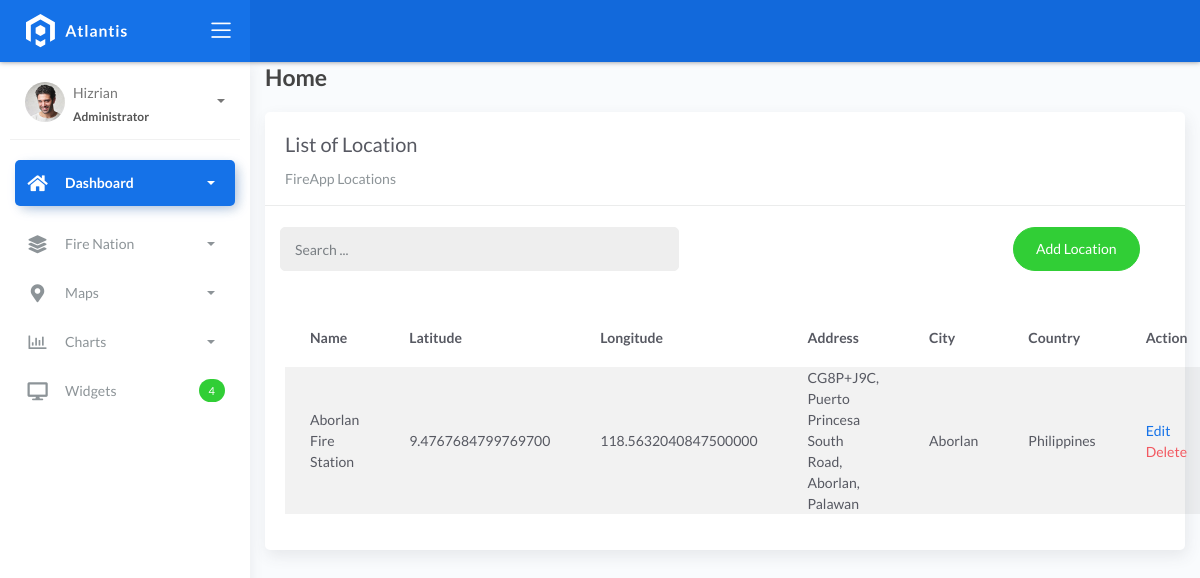
The page /locationlist on the database its author committed.
### fire/models.py (models this page shows, shortened)
class BaseModel(models.Model):
    created_at = models.DateTimeField(auto_now_add=True, db_index=True)
    updated_at = models.DateTimeField(auto_now=True)
    class Meta:
        abstract = True

class Locations(BaseModel):
    name = models.CharField(max_length=150)
    latitude = models.DecimalField(
        max_digits=22, decimal_places=16, null=True, blank=True)
    longitude = models.DecimalField(
        max_digits=22, decimal_places=16, null=True, blank=True)
    address = models.CharField(max_length=150)
    city = models.CharField(max_length=150)  # can be in separate table
    country = models.CharField(max_length=150)  # can be in separate table

### fire/views.py (the view)
# urls.py: path('locationlist', views.LocationList.as_view(), name='location-list'),
class LocationList(ListView):
    model = Locations
    context_object_name = 'locations'
    template_name = "location_list.html"
    paginate_by = 5
    def get_queryset(self, *args, **kwargs):
        qs = super(LocationList, self).get_queryset(*args, **kwargs)
        if self.request.GET.get("q") != None:
            query = self.request.GET.get('q')
            qs = qs.filter(Q(name__icontains=query) |
            Q(city__icontains=query) | Q(country__icontains=query))
        return qs

### templates/location_list.html (shortened to what this page needs)
{% extends 'base.html' %} {% load static %} {% block content %}
<div class="content">
    <div class="container-fluid">
        <h4 class="page-title">Home</h4>
        <div class="row">
            <div class="col-md-12">
                <div class="card">
                    <div class="card-header">
                        <div class="card-title">List of Location</div>
                        <div class="card-category">FireApp Locations</div>
                    </div>
                    <br>
                        <div class="col-md-12 row">
                            <div class="col-md-6">
                                <form action="" class="navbar-left navbar-form nav-search mr-md-3" action="{% url 'location-list' %}">
                                    <div class="input-group">
                                        <input type="text" placeholder="Search ..." class="form-control" name="q">
                                        <div class="input-group-append">
                                        <span class="input-group-text">
                                        </span>
                                        </div>
                                    </div>
                                </form>
                            </div>
                            <div class="col-md-6">
                                <div class="pull-right">
                                    <a href="{% url 'location-add' %}" class="btn btn-success btn-rounded">Add Location</a>
                                </div>
                            </div>
                        </div>
                    <div class="card-body">
                        <table class="table table-striped mt-3">
                            <thead>
                                <tr>
                                    <th scope="col">Name</th>
                                    <th scope="col">Latitude</th>
                                    <th scope="col">Longitude</th>
                                    <th scope="col">Address</th>
                                    <th scope="col">City</th>
                                    <th scope="col">Country</th>
                                    <th scope="col">Action</th>
                                </tr>
                            </thead>
                            <tbody>
                                {% for object in object_list %}
                                <tr>
                                    <td>{{ object.name }}</td>
                                    <td>{{ object.latitude }}</td>
                                    <td>{{ object.longitude }}</td>
                                    <td>{{ object.address }}</td>
                                    <td>{{ object.city }}</td>
                                    <td>{{ object.country }}</td>
                                    <td>
                                        <a href="locationlist/{{ object.id }}">Edit</a>
                                        <a href="locationlist/{{ object.id }}/delete" class="text-danger">Delete</a>
                                    </td>
                                </tr>
                                {% empty %}
                                <tr>
                                    <td colspan="4" style="text-align: center">
                                    <p class="text-sm font-weight-bold mb-0">No Records Found</p>
                                    </td>
                                </tr>
                                {% endfor %}
                            </tbody>
                        </table>
                    </div>
                </div>
            </div>
        </div>
    </div>
</div>
{% endblock %}

### rows shown on the page
Locations: name "Aborlan Fire Station", latitude "9.4767684799769700", longitude "118.5632040847500000", address "CG8P+J9C, Puerto Princesa South Road, Aborlan, Palawan", city "Aborlan", country "Philippines"
